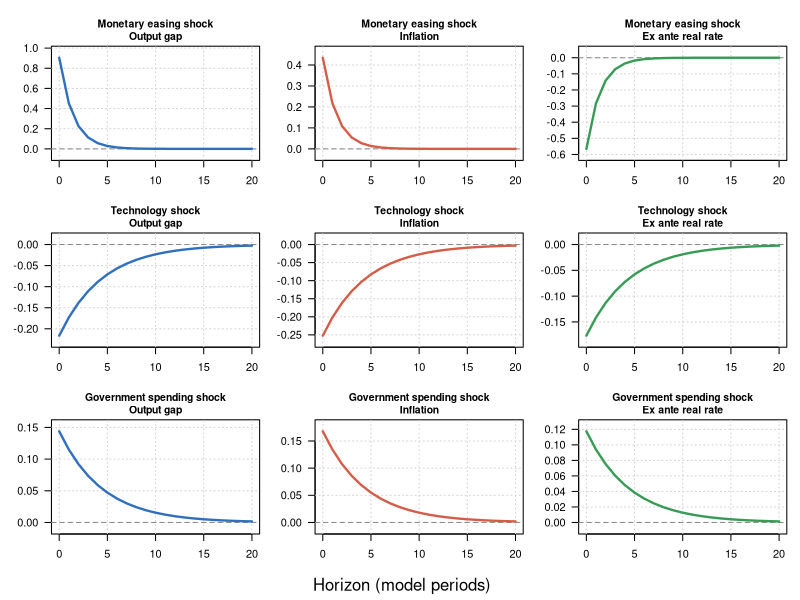

This chart was generated by the following R code:
beta <- 0.99
gamma <- 1
varphi <- 1
alpha <- 0.33
GY <- 0.2
psi <- 6
eta <- 80
phi <- 1.5
MC <- 1

rho_m <- 0.5
rho_a <- 0.8
rho_g <- 0.8

tilde_gamma <- gamma / (1 - GY)
tilde_varphi <- (varphi + alpha) / (1 - alpha)
zeta_a <- (tilde_varphi + 1) / (tilde_varphi + tilde_gamma)
zeta_g <- tilde_gamma / (tilde_varphi + tilde_gamma)
kappa_x <- MC * (tilde_gamma + tilde_varphi) * psi / eta

kappa_i <- function(rho) kappa_x / (1 - beta * rho)
omega_i <- function(rho) {
  kappa_rho <- kappa_i(rho)
  tilde_gamma * (1 - rho) /
    (kappa_rho * (phi - rho) + tilde_gamma * (1 - rho))
}

kappa_m <- kappa_i(rho_m)
kappa_a <- kappa_i(rho_a)
kappa_g <- kappa_i(rho_g)

Omega <- 1 / (kappa_m * (phi - rho_m) + tilde_gamma * (1 - rho_m))
Omega_m <- tilde_gamma * (1 - rho_m) * Omega
Omega_a <- omega_i(rho_a)
Omega_g <- omega_i(rho_g)

impact <- list(
  monetary = c(
    x = Omega,
    pi = kappa_m * Omega,
    r = -Omega_m
  ),
  technology = c(
    x = -zeta_a * Omega_a,
    pi = -kappa_a * zeta_a * Omega_a,
    r = -(phi - rho_a) * kappa_a * zeta_a * Omega_a
  ),
  government = c(
    x = (1 - zeta_g) * Omega_g,
    pi = kappa_g * (1 - zeta_g) * Omega_g,
    r = (phi - rho_g) * kappa_g * (1 - zeta_g) * Omega_g
  )
)

rhos <- c(monetary = rho_m, technology = rho_a, government = rho_g)
h <- 0:20
shock_names <- c(
  monetary = "Monetary easing shock",
  technology = "Technology shock",
  government = "Government spending shock"
)
var_names <- c(x = "Output gap", pi = "Inflation", r = "Ex ante real rate")
var_cols <- c(x = "#2F6FBE", pi = "#D45D48", r = "#379B55")

op <- par(mfrow = c(3, 3), mar = c(3.0, 3.4, 2.5, 0.8), oma = c(2.0, 0.5, 1.0, 0.2), las = 1)

for (shock in names(impact)) {
  for (v in names(var_names)) {
    response <- impact[[shock]][v] * rhos[shock]^h
    y_lim <- range(c(0, response))
    pad <- 0.08 * diff(y_lim)
    if (pad == 0) pad <- 0.1
    plot(
      h, response,
      type = "n",
      xlab = "",
      ylab = "",
      main = paste(shock_names[shock], var_names[v], sep = "\n"),
      ylim = y_lim + c(-pad, pad),
      cex.main = 0.95
    )
    grid()
    abline(h = 0, lty = 2, col = "gray55")
    lines(h, response, lwd = 2.3, col = var_cols[v])
  }
}

mtext("Horizon (model periods)", side = 1, outer = TRUE, line = 0.5)
par(op)
